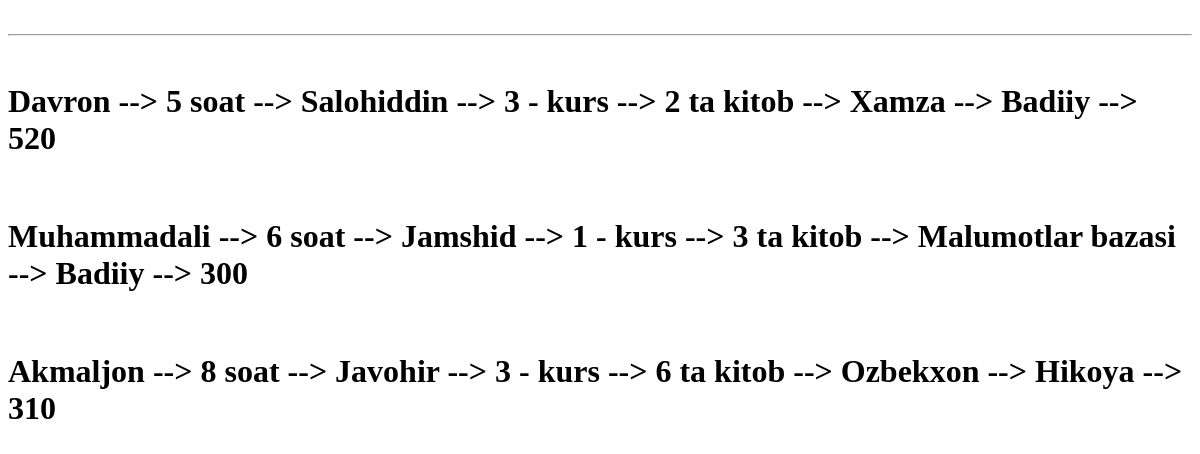
Before: /record_tartiblash/ with the older database file.
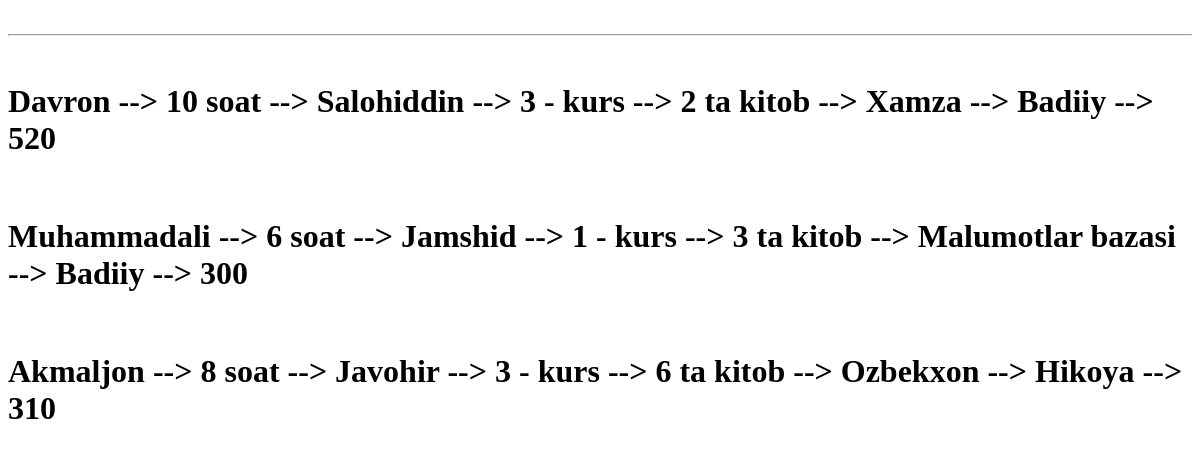
After: the same page with the newer database file.
### asosiy/models.py (models this page shows)
class Record(models.Model):
    talaba = models.ForeignKey(Talaba, on_delete=models.CASCADE)
    kitob = models.ForeignKey(Kitob, on_delete=models.CASCADE)
    kutubxonachi = models.ForeignKey(Kutubxonachi, on_delete=models.CASCADE)
    olingan_sana = models.DateTimeField(auto_now_add=True)
    qaytardi = models.BooleanField(default=False)
    qaytarish_sana = models.DateTimeField(blank=True, null=True)
    def __str__(self):
        return f"{self.kutubxonachi} --> {self.talaba} --> {self.kitob}"

class Kutubxonachi(models.Model):
    ism = models.CharField(max_length=30)
    ish_vaqti = models.PositiveSmallIntegerField(verbose_name=" necha soat")
    def __str__(self):
        return f"{self.ism} --> {self.ish_vaqti} soat "

class Talaba(models.Model):
    ism = models.CharField(max_length=30)
    kurs = models.PositiveSmallIntegerField()
    kitob_soni = models.PositiveSmallIntegerField()
    def __str__(self):
        return f"{self.ism} --> {self.kurs} - kurs  --> {self.kitob_soni} ta kitob"

class Kitob(models.Model):
    nom = models.CharField(max_length=50)
    janr = models.CharField(max_length=20, choices=JANR)
    sahifa = models.PositiveSmallIntegerField()
    muallif = models.ForeignKey(Muallif, on_delete=models.CASCADE)
    def __str__(self):
        return f"{self.nom} --> {self.janr} --> {self.sahifa}"

### asosiy/views.py (the view)
# urls.py: path('record_tartiblash/', record_tartiblash),
def record_tartiblash(request):
    content = {
        "recordlar": Record.objects.order_by("-olingan_sana")[:3]
    }
    return render(request, "vazifa/record_tartiblash.html", content)

### templates/vazifa/record_tartiblash.html (shortened to what this page needs)
<!DOCTYPE html>
<html lang="en">
<head>
</head>
<body>
    <br>
    <hr>
    {% for record in recordlar %}
    <br>
    <h1>{{record}}</h1>
    {% endfor %}
</body>
</html>

Changed rows visible on the page:
changed through a linked row, Record: kutubxonachi+talaba+kitob "Davron --> 5 soat --> Salohiddin --> 3 - kurs --> 2 ta kitob --> Xamza --> Badiiy --> 520" → "Davron --> 10 soat --> Salohiddin --> 3 - kurs --> 2 ta kitob --> Xamza --> Badiiy --> 520"
